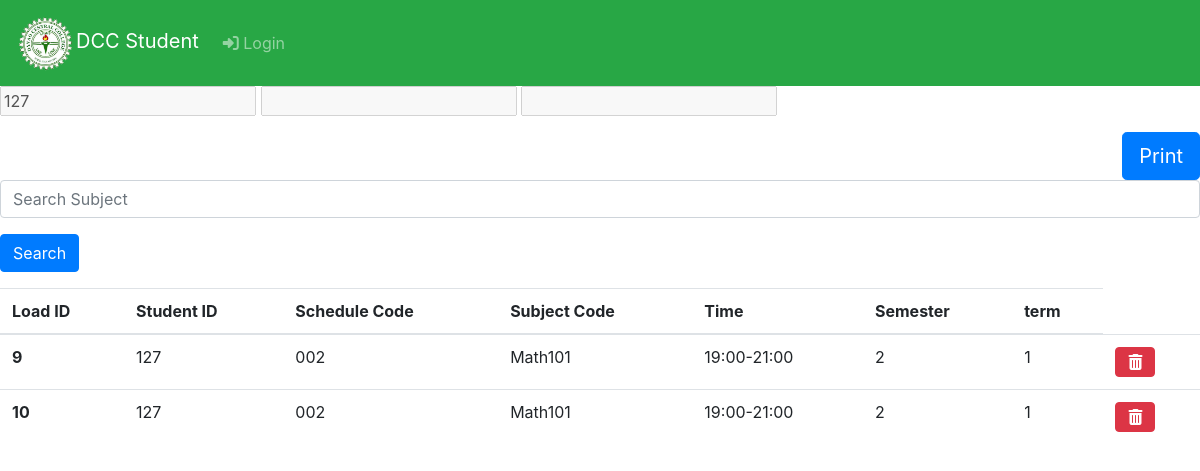
The page /studload.php?id=127 on the database its author committed.
### tables this page shows
CREATE TABLE `StudentLoad` (
  `Load_ID` int(11) NOT NULL AUTO_INCREMENT,
  `Student` varchar(50) DEFAULT NULL,
  `Schedule_Code` varchar(50) DEFAULT NULL,
  `Subject_Code` varchar(50) DEFAULT NULL,
  `Time` varchar(45) DEFAULT NULL,
  `Semester` varchar(50) DEFAULT NULL,
  `Term` varchar(50) DEFAULT NULL,
  `Final_Grade` double DEFAULT NULL,
  `Lecture` int(11) DEFAULT NULL,
  `Laboratory` int(11) DEFAULT NULL,
  `Total_Units` int(11) DEFAULT NULL,
  PRIMARY KEY (`Load_ID`)
);

### studload.php (the view, shortened to what this page needs)
<?php
include 'navigation.php';
?>
<html>
<div class="form-group" id="studInfo">
    <input type="text" name="id" value="<?php echo @$_GET['id'] ?>" disabled>
    <input type="text" name="firstname" value="<?php echo @$_GET['firstname'] ?>" disabled>
    <input type="text" name="lastname" value="<?php echo @$_GET['lastname'] ?>" disabled>
</div>
<button class="btn btn-primary float-right btn-lg" type="button" onclick="printData()">Print</button>
<br>
    <form action="./studload.php" method="get">
            <div class="form-group">
                <input type="text" name="search" class="form-control" value="<?php echo @$_GET['search'] ?>" placeholder="Search Subject">
        </div>
        <button type="submit" class="btn btn-primary">Search</button>
    </form>
        <table class="table" id="studLoad">
                <thead>
                    <tr>
                        <th scope="col">Load ID</th>
                        <th scope="col">Student ID</th>
                        <th scope="col">Schedule Code</th>
                        <th scope="col">Subject Code</th>
                        <th scope="col">Time</th>
                        <th scope="col">Semester</th>
                        <th scope="col">term</th>
                </thead>
                <tbody>
                <?php
					if(isset($_GET['id'])) {
						include_once "./db.php";
						$studentid = $_GET['id'];
						$sql = "select * from StudentLoad where Student=$studentid";
						$result = $conn->query($sql);
						if ($result->num_rows > 0) {
							while ($row = $result->fetch_assoc()) {
								?>
								<tr>
								<th scope="row"><?php echo $row['Load_ID'] ?></th>
								<td><?php echo $row['Student'] ?></td>
								<td><?php echo $row['Schedule_Code'] ?></td>
								<td><?php echo $row['Subject_Code'] ?></td>
								<td><?php echo $row['Time'] ?></td>
								<td><?php echo $row['Semester'] ?></td>
								<td><?php echo $row['Term'] ?></td>
								<form action="./studload.php" method="post">
									<td><button type="submit" class="btn btn-danger"><i class="fas fa-trash-alt"></i></button></td>
								</form>
								</tr>
								<?php
							}
                        }
                    }
					?>
                </tbody>
            </table>
</html>

### rows shown on the page
studentload: Load_ID "9", Student "127", Schedule_Code "002", Subject_Code "Math101", Time "19:00-21:00", Semester "2", Term "1"
studentload: Load_ID "10", Student "127", Schedule_Code "002", Subject_Code "Math101", Time "19:00-21:00", Semester "2", Term "1"
